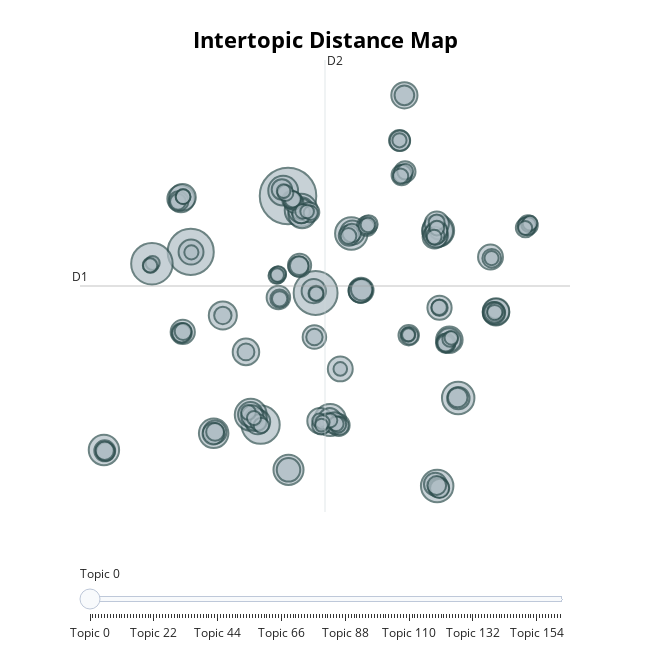

This figure's notebook cell:
### Code cell
topic_model.visualize_topics()

### Figure 1 — Plotly figure (JSON) as saved in the notebook; plotly's stock layout.template omitted (floating-point values rounded to 4 significant figures; data arrays with more than 128 entries replaced by an {"elided": "..."} marker saying what was removed)
{"data": [{"customdata": {"elided": "163x3 mixed values"}, "hovertemplate": "<b>Topic %{customdata[0]}</b><br>%{customdata[1]}<br>Size: %{customdata[2]}", "legendgroup": "", "marker": {"color": "#B0BEC5", "line": {"color": "DarkSlateGrey", "width": 2}, "size": {"elided": "163 int values"}, "sizemode": "area", "sizeref": 0.1194, "symbol": "circle"}, "mode": "markers", "name": "", "orientation": "v", "showlegend": false, "type": "scatter", "x": {"elided": "163 float values"}, "xaxis": "x", "y": {"elided": "163 float values"}, "yaxis": "y"}], "layout": {"annotations": [{"showarrow": false, "text": "D1", "x": -15.41, "y": 3.792, "yshift": 10}, {"showarrow": false, "text": "D2", "x": 5.183, "xshift": 10, "y": 22.94}], "height": 650, "hoverlabel": {"bgcolor": "white", "font": {"family": "Rockwell", "size": 16}}, "legend": {"itemsizing": "constant", "tracegroupgap": 0}, "margin": {"t": 60}, "shapes": [{"line": {"color": "#CFD8DC", "width": 2}, "type": "line", "x0": 5.183, "x1": 5.183, "y0": -15.35, "y1": 22.94}, {"line": {"color": "#9E9E9E", "width": 2}, "type": "line", "x0": -15.41, "x1": 25.78, "y0": 3.792, "y1": 3.792}], "sliders": [{"active": 0, "pad": {"t": 50}, "steps": [{"args": [{"marker.color": {"elided": "1x163 str values"}}], "label": "Topic 0", "method": "update"}, {"args": [{"marker.color": {"elided": "1x163 str values"}}], "label": "Topic 1", "method": "update"}, {"args": [{"marker.color": {"elided": "1x163 str values"}}], "label": "Topic 2", "method": "update"}, {"args": [{"marker.color": {"elided": "1x163 str values"}}], "label": "Topic 3", "method": "update"}, {"args": [{"marker.color": {"elided": "1x163 str values"}}], "label": "Topic 4", "method": "update"}, {"args": [{"marker.color": {"elided": "1x163 str values"}}], "label": "Topic 5", "method": "update"}, {"args": [{"marker.color": {"elided": "1x163 str values"}}], "label": "Topic 6", "method": "update"}, {"args": [{"marker.color": {"elided": "1x163 str values"}}], "label": "Topic 7", "method": "update"}, {"args": [{"marker.color": {"elided": "1x163 str values"}}], "label": "Topic 8", "method": "update"}, {"args": [{"marker.color": {"elided": "1x163 str values"}}], "label": "Topic 9", "method": "update"}, {"args": [{"marker.color": {"elided": "1x163 str values"}}], "label": "Topic 10", "method": "update"}, {"args": [{"marker.color": {"elided": "1x163 str values"}}], "label": "Topic 11", "method": "update"}, {"args": [{"marker.color": {"elided": "1x163 str values"}}], "label": "Topic 12", "method": "update"}, {"args": [{"marker.color": {"elided": "1x163 str values"}}], "label": "Topic 13", "method": "update"}, {"args": [{"marker.color": {"elided": "1x163 str values"}}], "label": "Topic 14", "method": "update"}, {"args": [{"marker.color": {"elided": "1x163 str values"}}], "label": "Topic 15", "method": "update"}, {"args": [{"marker.color": {"elided": "1x163 str values"}}], "label": "Topic 16", "method": "update"}, {"args": [{"marker.color": {"elided": "1x163 str values"}}], "label": "Topic 17", "method": "update"}, {"args": [{"marker.color": {"elided": "1x163 str values"}}], "label": "Topic 18", "method": "update"}, {"args": [{"marker.color": {"elided": "1x163 str values"}}], "label": "Topic 19", "method": "update"}, {"args": [{"marker.color": {"elided": "1x163 str values"}}], "label": "Topic 20", "method": "update"}, {"args": [{"marker.color": {"elided": "1x163 str values"}}], "label": "Topic 21", "method": "update"}, {"args": [{"marker.color": {"elided": "1x163 str values"}}], "label": "Topic 22", "method": "update"}, {"args": [{"marker.color": {"elided": "1x163 str values"}}], "label": "Topic 23", "method": "update"}, {"args": [{"marker.color": {"elided": "1x163 str values"}}], "label": "Topic 24", "method": "update"}, {"args": [{"marker.color": {"elided": "1x163 str values"}}], "label": "Topic 25", "method": "update"}, {"args": [{"marker.color": {"elided": "1x163 str values"}}], "label": "Topic 26", "method": "update"}, {"args": [{"marker.color": {"elided": "1x163 str values"}}], "label": "Topic 27", "method": "update"}, {"args": [{"marker.color": {"elided": "1x163 str values"}}], "label": "Topic 28", "method": "update"}, {"args": [{"marker.color": {"elided": "1x163 str values"}}], "label": "Topic 29", "method": "update"}, {"args": [{"marker.color": {"elided": "1x163 str values"}}], "label": "Topic 30", "method": "update"}, {"args": [{"marker.color": {"elided": "1x163 str values"}}], "label": "Topic 31", "method": "update"}, {"args": [{"marker.color": {"elided": "1x163 str values"}}], "label": "Topic 32", "method": "update"}, {"args": [{"marker.color": {"elided": "1x163 str values"}}], "label": "Topic 33", "method": "update"}, {"args": [{"marker.color": {"elided": "1x163 str values"}}], "label": "Topic 34", "method": "update"}, {"args": [{"marker.color": {"elided": "1x163 str values"}}], "label": "Topic 35", "method": "update"}, {"args": [{"marker.color": {"elided": "1x163 str values"}}], "label": "Topic 36", "method": "update"}, {"args": [{"marker.color": {"elided": "1x163 str values"}}], "label": "Topic 37", "method": "update"}, {"args": [{"marker.color": {"elided": "1x163 str values"}}], "label": "Topic 38", "method": "update"}, {"args": [{"marker.color": {"elided": "1x163 str values"}}], "label": "Topic 39", "method": "update"}, {"args": [{"marker.color": {"elided": "1x163 str values"}}], "label": "Topic 40", "method": "update"}, {"args": [{"marker.color": {"elided": "1x163 str values"}}], "label": "Topic 41", "method": "update"}, {"args": [{"marker.color": {"elided": "1x163 str values"}}], "label": "Topic 42", "method": "update"}, {"args": [{"marker.color": {"elided": "1x163 str values"}}], "label": "Topic 43", "method": "update"}, {"args": [{"marker.color": {"elided": "1x163 str values"}}], "label": "Topic 44", "method": "update"}, {"args": [{"marker.color": {"elided": "1x163 str values"}}], "label": "Topic 45", "method": "update"}, {"args": [{"marker.color": {"elided": "1x163 str values"}}], "label": "Topic 46", "method": "update"}, {"args": [{"marker.color": {"elided": "1x163 str values"}}], "label": "Topic 47", "method": "update"}, {"args": [{"marker.color": {"elided": "1x163 str values"}}], "label": "Topic 48", "method": "update"}, {"args": [{"marker.color": {"elided": "1x163 str values"}}], "label": "Topic 49", "method": "update"}, {"args": [{"marker.color": {"elided": "1x163 str values"}}], "label": "Topic 50", "method": "update"}, {"args": [{"marker.color": {"elided": "1x163 str values"}}], "label": "Topic 51", "method": "update"}, {"args": [{"marker.color": {"elided": "1x163 str values"}}], "label": "Topic 52", "method": "update"}, {"args": [{"marker.color": {"elided": "1x163 str values"}}], "label": "Topic 53", "method": "update"}, {"args": [{"marker.color": {"elided": "1x163 str values"}}], "label": "Topic 54", "method": "update"}, {"args": [{"marker.color": {"elided": "1x163 str values"}}], "label": "Topic 55", "method": "update"}, {"args": [{"marker.color": {"elided": "1x163 str values"}}], "label": "Topic 56", "method": "update"}, {"args": [{"marker.color": {"elided": "1x163 str values"}}], "label": "Topic 57", "method": "update"}, {"args": [{"marker.color": {"elided": "1x163 str values"}}], "label": "Topic 58", "method": "update"}, {"args": [{"marker.color": {"elided": "1x163 str values"}}], "label": "Topic 59", "method": "update"}, {"args": [{"marker.color": {"elided": "1x163 str values"}}], "label": "Topic 60", "method": "update"}, {"args": [{"marker.color": {"elided": "1x163 str values"}}], "label": "Topic 61", "method": "update"}, {"args": [{"marker.color": {"elided": "1x163 str values"}}], "label": "Topic 62", "method": "update"}, {"args": [{"marker.color": {"elided": "1x163 str values"}}], "label": "Topic 63", "method": "update"}, {"args": [{"marker.color": {"elided": "1x163 str values"}}], "label": "Topic 64", "method": "update"}, {"args": [{"marker.color": {"elided": "1x163 str values"}}], "label": "Topic 65", "method": "update"}, {"args": [{"marker.color": {"elided": "1x163 str values"}}], "label": "Topic 66", "method": "update"}, {"args": [{"marker.color": {"elided": "1x163 str values"}}], "label": "Topic 67", "method": "update"}, {"args": [{"marker.color": {"elided": "1x163 str values"}}], "label": "Topic 68", "method": "update"}, {"args": [{"marker.color": {"elided": "1x163 str values"}}], "label": "Topic 69", "method": "update"}, {"args": [{"marker.color": {"elided": "1x163 str values"}}], "label": "Topic 70", "method": "update"}, {"args": [{"marker.color": {"elided": "1x163 str values"}}], "label": "Topic 71", "method": "update"}, {"args": [{"marker.color": {"elided": "1x163 str values"}}], "label": "Topic 72", "method": "update"}, {"args": [{"marker.color": {"elided": "1x163 str values"}}], "label": "Topic 73", "method": "update"}, {"args": [{"marker.color": {"elided": "1x163 str values"}}], "label": "Topic 74", "method": "update"}, {"args": [{"marker.color": {"elided": "1x163 str values"}}], "label": "Topic 75", "method": "update"}, {"args": [{"marker.color": {"elided": "1x163 str values"}}], "label": "Topic 76", "method": "update"}, {"args": [{"marker.color": {"elided": "1x163 str values"}}], "label": "Topic 77", "method": "update"}, {"args": [{"marker.color": {"elided": "1x163 str values"}}], "label": "Topic 78", "method": "update"}, {"args": [{"marker.color": {"elided": "1x163 str values"}}], "label": "Topic 79", "method": "update"}, {"args": [{"marker.color": {"elided": "1x163 str values"}}], "label": "Topic 80", "method": "update"}, {"args": [{"marker.color": {"elided": "1x163 str values"}}], "label": "Topic 81", "method": "update"}, {"args": [{"marker.color": {"elided": "1x163 str values"}}], "label": "Topic 82", "method": "update"}, {"args": [{"marker.color": {"elided": "1x163 str values"}}], "label": "Topic 83", "method": "update"}, {"args": [{"marker.color": {"elided": "1x163 str values"}}], "label": "Topic 84", "method": "update"}, {"args": [{"marker.color": {"elided": "1x163 str values"}}], "label": "Topic 85", "method": "update"}, {"args": [{"marker.color": {"elided": "1x163 str values"}}], "label": "Topic 86", "method": "update"}, {"args": [{"marker.color": {"elided": "1x163 str values"}}], "label": "Topic 87", "method": "update"}, {"args": [{"marker.color": {"elided": "1x163 str values"}}], "label": "Topic 88", "method": "update"}, {"args": [{"marker.color": {"elided": "1x163 str values"}}], "label": "Topic 89", "method": "update"}, {"args": [{"marker.color": {"elided": "1x163 str values"}}], "label": "Topic 90", "method": "update"}, {"args": [{"marker.color": {"elided": "1x163 str values"}}], "label": "Topic 91", "method": "update"}, {"args": [{"marker.color": {"elided": "1x163 str values"}}], "label": "Topic 92", "method": "update"}, {"args": [{"marker.color": {"elided": "1x163 str values"}}], "label": "Topic 93", "method": "update"}, {"args": [{"marker.color": {"elided": "1x163 str values"}}], "label": "Topic 94", "method": "update"}, {"args": [{"marker.color": {"elided": "1x163 str values"}}], "label": "Topic 95", "method": "update"}, {"args": [{"marker.color": {"elided": "1x163 str values"}}], "label": "Topic 96", "method": "update"}, {"args": [{"marker.color": {"elided": "1x163 str values"}}], "label": "Topic 97", "method": "update"}, {"args": [{"marker.color": {"elided": "1x163 str values"}}], "label": "Topic 98", "method": "update"}, {"args": [{"marker.color": {"elided": "1x163 str values"}}], "label": "Topic 99", "method": "update"}, {"args": [{"marker.color": {"elided": "1x163 str values"}}], "label": "Topic 100", "method": "update"}, {"args": [{"marker.color": {"elided": "1x163 str values"}}], "label": "Topic 101", "method": "update"}, {"args": [{"marker.color": {"elided": "1x163 str values"}}], "label": "Topic 102", "method": "update"}, {"args": [{"marker.color": {"elided": "1x163 str values"}}], "label": "Topic 103", "method": "update"}, {"args": [{"marker.color": {"elided": "1x163 str values"}}], "label": "Topic 104", "method": "update"}, {"args": [{"marker.color": {"elided": "1x163 str values"}}], "label": "Topic 105", "method": "update"}, {"args": [{"marker.color": {"elided": "1x163 str values"}}], "label": "Topic 106", "method": "update"}, {"args": [{"marker.color": {"elided": "1x163 str values"}}], "label": "Topic 107", "method": "update"}, {"args": [{"marker.color": {"elided": "1x163 str values"}}], "label": "Topic 108", "method": "update"}, {"args": [{"marker.color": {"elided": "1x163 str values"}}], "label": "Topic 109", "method": "update"}, {"args": [{"marker.color": {"elided": "1x163 str values"}}], "label": "Topic 110", "method": "update"}, {"args": [{"marker.color": {"elided": "1x163 str values"}}], "label": "Topic 111", "method": "update"}, {"args": [{"marker.color": {"elided": "1x163 str values"}}], "label": "Topic 112", "method": "update"}, {"args": [{"marker.color": {"elided": "1x163 str values"}}], "label": "Topic 113", "method": "update"}, {"args": [{"marker.color": {"elided": "1x163 str values"}}], "label": "Topic 114", "method": "update"}, {"args": [{"marker.color": {"elided": "1x163 str values"}}], "label": "Topic 115", "method": "update"}, {"args": [{"marker.color": {"elided": "1x163 str values"}}], "label": "Topic 116", "method": "update"}, {"args": [{"marker.color": {"elided": "1x163 str values"}}], "label": "Topic 117", "method": "update"}, {"args": [{"marker.color": {"elided": "1x163 str values"}}], "label": "Topic 118", "method": "update"}, {"args": [{"marker.color": {"elided": "1x163 str values"}}], "label": "Topic 119", "method": "update"}, {"args": [{"marker.color": {"elided": "1x163 str values"}}], "label": "Topic 120", "method": "update"}, {"args": [{"marker.color": {"elided": "1x163 str values"}}], "label": "Topic 121", "method": "update"}, {"args": [{"marker.color": {"elided": "1x163 str values"}}], "label": "Topic 122", "method": "update"}, {"args": [{"marker.color": {"elided": "1x163 str values"}}], "label": "Topic 123", "method": "update"}, {"args": [{"marker.color": {"elided": "1x163 str values"}}], "label": "Topic 124", "method": "update"}, {"args": [{"marker.color": {"elided": "1x163 str values"}}], "label": "Topic 125", "method": "update"}, {"args": [{"marker.color": {"elided": "1x163 str values"}}], "label": "Topic 126", "method": "update"}, {"args": [{"marker.color": {"elided": "1x163 str values"}}], "label": "Topic 127", "method": "update"}, {"args": [{"marker.color": {"elided": "1x163 str values"}}], "label": "Topic 128", "method": "update"}, {"args": [{"marker.color": {"elided": "1x163 str values"}}], "label": "Topic 129", "method": "update"}, {"args": [{"marker.color": {"elided": "1x163 str values"}}], "label": "Topic 130", "method": "update"}, {"args": [{"marker.color": {"elided": "1x163 str values"}}], "label": "Topic 131", "method": "update"}, {"args": [{"marker.color": {"elided": "1x163 str values"}}], "label": "Topic 132", "method": "update"}, {"args": [{"marker.color": {"elided": "1x163 str values"}}], "label": "Topic 133", "method": "update"}, {"args": [{"marker.color": {"elided": "1x163 str values"}}], "label": "Topic 134", "method": "update"}, {"args": [{"marker.color": {"elided": "1x163 str values"}}], "label": "Topic 135", "method": "update"}, {"args": [{"marker.color": {"elided": "1x163 str values"}}], "label": "Topic 136", "method": "update"}, {"args": [{"marker.color": {"elided": "1x163 str values"}}], "label": "Topic 137", "method": "update"}, {"args": [{"marker.color": {"elided": "1x163 str values"}}], "label": "Topic 138", "method": "update"}, {"args": [{"marker.color": {"elided": "1x163 str values"}}], "label": "Topic 139", "method": "update"}, {"args": [{"marker.color": {"elided": "1x163 str values"}}], "label": "Topic 140", "method": "update"}, {"args": [{"marker.color": {"elided": "1x163 str values"}}], "label": "Topic 141", "method": "update"}, {"args": [{"marker.color": {"elided": "1x163 str values"}}], "label": "Topic 142", "method": "update"}, {"args": [{"marker.color": {"elided": "1x163 str values"}}], "label": "Topic 143", "method": "update"}, {"args": [{"marker.color": {"elided": "1x163 str values"}}], "label": "Topic 144", "method": "update"}, {"args": [{"marker.color": {"elided": "1x163 str values"}}], "label": "Topic 145", "method": "update"}, {"args": [{"marker.color": {"elided": "1x163 str values"}}], "label": "Topic 146", "method": "update"}, {"args": [{"marker.color": {"elided": "1x163 str values"}}], "label": "Topic 147", "method": "update"}, {"args": [{"marker.color": {"elided": "1x163 str values"}}], "label": "Topic 148", "method": "update"}, {"args": [{"marker.color": {"elided": "1x163 str values"}}], "label": "Topic 149", "method": "update"}, {"args": [{"marker.color": {"elided": "1x163 str values"}}], "label": "Topic 150", "method": "update"}, {"args": [{"marker.color": {"elided": "1x163 str values"}}], "label": "Topic 151", "method": "update"}, {"args": [{"marker.color": {"elided": "1x163 str values"}}], "label": "Topic 152", "method": "update"}, {"args": [{"marker.color": {"elided": "1x163 str values"}}], "label": "Topic 153", "method": "update"}, {"args": [{"marker.color": {"elided": "1x163 str values"}}], "label": "Topic 154", "method": "update"}, {"args": [{"marker.color": {"elided": "1x163 str values"}}], "label": "Topic 155", "method": "update"}, {"args": [{"marker.color": {"elided": "1x163 str values"}}], "label": "Topic 156", "method": "update"}, {"args": [{"marker.color": {"elided": "1x163 str values"}}], "label": "Topic 157", "method": "update"}, {"args": [{"marker.color": {"elided": "1x163 str values"}}], "label": "Topic 158", "method": "update"}, {"args": [{"marker.color": {"elided": "1x163 str values"}}], "label": "Topic 159", "method": "update"}, {"args": [{"marker.color": {"elided": "1x163 str values"}}], "label": "Topic 160", "method": "update"}, {"args": [{"marker.color": {"elided": "1x163 str values"}}], "label": "Topic 161", "method": "update"}, {"args": [{"marker.color": {"elided": "1x163 str values"}}], "label": "Topic 162", "method": "update"}]}], "title": {"font": {"color": "Black", "size": 22}, "text": "<b>Intertopic Distance Map</b>", "x": 0.5, "xanchor": "center", "y": 0.95, "yanchor": "top"}, "width": 650, "xaxis": {"anchor": "y", "domain": [0, 1], "range": [-15.41, 25.78], "title": {"text": ""}, "visible": false}, "yaxis": {"anchor": "x", "domain": [0, 1], "range": [-15.35, 22.94], "title": {"text": ""}, "visible": false}}}
